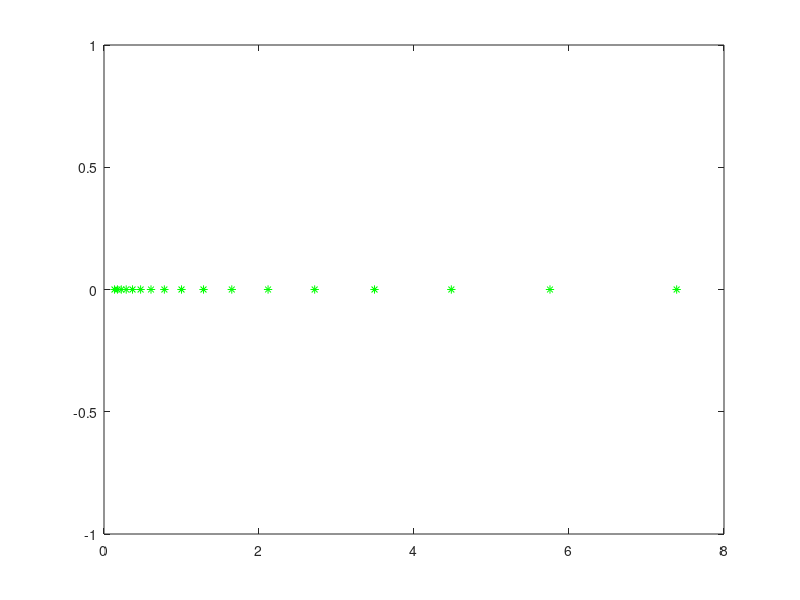

Recreate this plot in MATLAB.
clc
clear all
close all

z = 5i;

x = -2:0.25:2;
z1 = exp(x);
% z2 = 2*x.^exp(-x.^2);


real_z1 = real(z1);
imag_z1 = imag(z1);

% real_z2 = real(z2);
% imag_z2 = imag(z2);

plot(real_z1,imag_z1,'g*')
% % x = -pi:0.01:pi;
% % y = cos(x);
% % z = sin(x);
% % 
% % plot(x,y,x,z);
% % grid on
% % axis equal
% % 
% % xlabel('x-axis');
% % ylabel('y-axis');

% syms x y
% ezsurf(x^2+y^2-2, [-pi, pi, -pi, pi])

% e = 1+-1i;


% 
% x = -10:0.01:10;
% a1 = exp(x);
% plot(x,abs(a1));


% 
% n=1;
% e = -1i;
% d = e*(0:n-1);
% c = d*pi;
% b = c/(2*n);
% a = exp(b);
% ww = (a/sqrt(2*n)).';